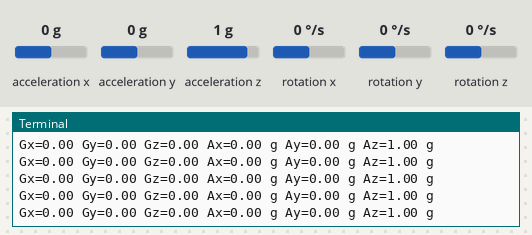
A program run on a simulated Raspberry Pi (BCM pin numbers). Shown: the last lines printed to the terminal. The test bench sets the inputs (shaded band); at power-on: acceleration x 0 g, acceleration y 0 g, acceleration z 1 g, rotation x 0 °/s, rotation y 0 °/s, rotation z 0 °/s.

Above: at 1.2 s.
1.3 s: acceleration x set to -1.4 g
At 2.3 s:
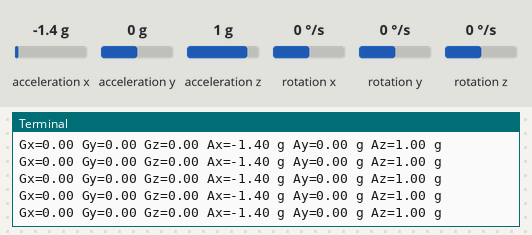
2.8 s: acceleration y set to -1.4 g
At 3.5 s:
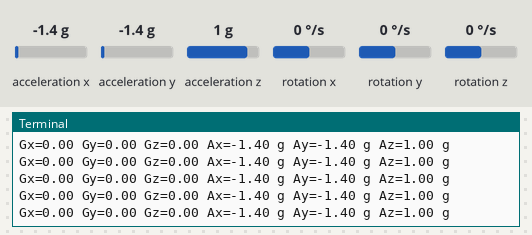
4.3 s: acceleration z set to -1.4 g
At 5.1 s:
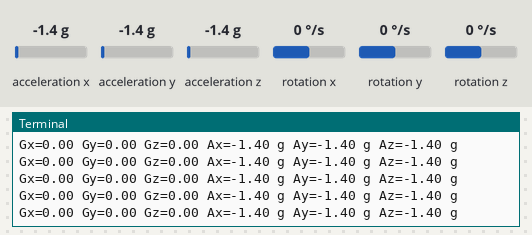
5.8 s: rotation x set to -192 °/s
At 6.9 s:
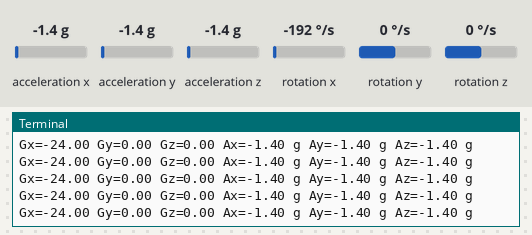
7.3 s: rotation y set to -192 °/s
At 7.9 s:
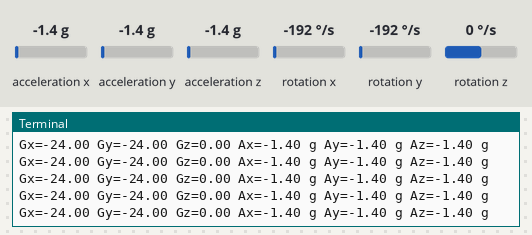

Measured:
- after the input at 1.3 s, the terminal: prints a new line at once (image 1)
- after the input at 2.8 s, the terminal: prints a new line at once (image 2)
- after the input at 4.3 s, the terminal: prints a new line at once (image 3)
- after the input at 5.8 s, the terminal: prints a new line at once (image 4)
- after the input at 7.3 s, the terminal: prints a new line at once (image 5)

The program:

accgyro.py
```python
import smbus			#import SMBus module of I2C
from time import sleep          #import

#some MPU6050 Registers and their Address
PWR_MGMT_1   = 0x6B
SMPLRT_DIV   = 0x19
CONFIG       = 0x1A
GYRO_CONFIG  = 0x1B
INT_ENABLE   = 0x38
ACCEL_XOUT_H = 0x3B
ACCEL_YOUT_H = 0x3D
ACCEL_ZOUT_H = 0x3F
GYRO_XOUT_H  = 0x43
GYRO_YOUT_H  = 0x45
GYRO_ZOUT_H  = 0x47


def MPU_Init():
	#write to sample rate register
	bus.write_byte_data(Device_Address, SMPLRT_DIV, 7)

	#Write to power management register
	bus.write_byte_data(Device_Address, PWR_MGMT_1, 1)

	#Write to Configuration register
	bus.write_byte_data(Device_Address, CONFIG, 0)

	#Write to Gyro configuration register
	bus.write_byte_data(Device_Address, GYRO_CONFIG, 24)

	#Write to interrupt enable register
	bus.write_byte_data(Device_Address, INT_ENABLE, 1)

def read_raw_data(addr):
	#Accelero and Gyro value are 16-bit
        high = bus.read_byte_data(Device_Address, addr)
        low = bus.read_byte_data(Device_Address, addr+1)

        #concatenate higher and lower value
        value = ((high << 8) | low)

        #to get signed value from mpu6050
        if(value > 32768):
                value = value - 65536
        return value


bus = smbus.SMBus(1) 	# or bus = smbus.SMBus(0) for older version boards
Device_Address = 0x68   # MPU6050 device address

MPU_Init()

print (" Reading Data of Gyroscope and Accelerometer")

while True:

	#Read Accelerometer raw value
	acc_x = read_raw_data(ACCEL_XOUT_H)
	acc_y = read_raw_data(ACCEL_YOUT_H)
	acc_z = read_raw_data(ACCEL_ZOUT_H)

	#Read Gyroscope raw value
	gyro_x = read_raw_data(GYRO_XOUT_H)
	gyro_y = read_raw_data(GYRO_YOUT_H)
	gyro_z = read_raw_data(GYRO_ZOUT_H)

	#Full scale range +/- 250 degree/C as per sensitivity scale factor
	Ax = acc_x/16384.0
	Ay = acc_y/16384.0
	Az = acc_z/16384.0

	Gx = gyro_x/131.0
	Gy = gyro_y/131.0
	Gz = gyro_z/131.0


	print ("Gx=%.2f" %Gx, "Gy=%.2f" %Gy, "Gz=%.2f" %Gz, "Ax=%.2f g" %Ax, "Ay=%.2f g" %Ay, "Az=%.2f g" %Az)
	sleep(0.01)
```
